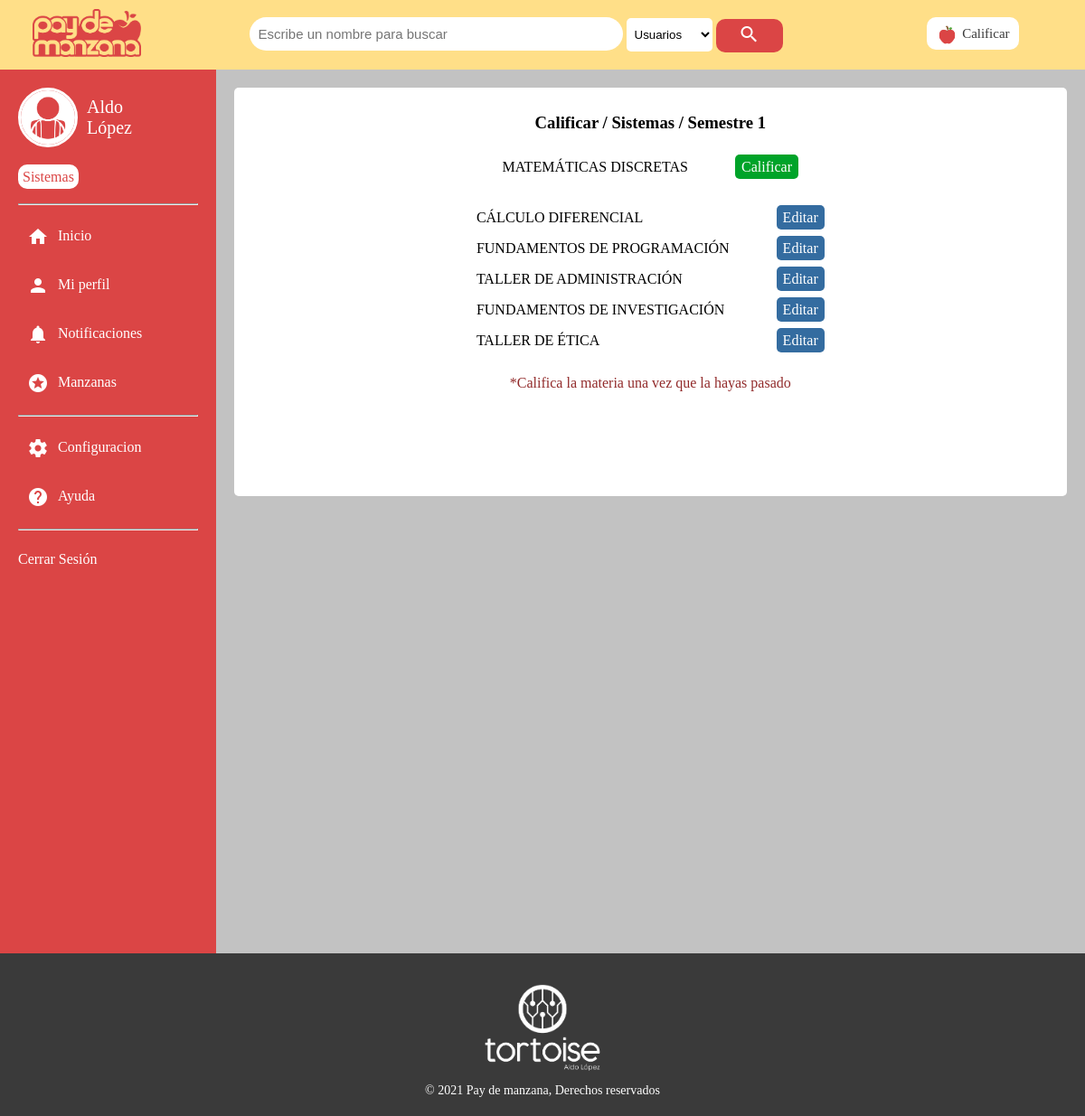
Screenshot of /Calificar/semestre?id=1 (signed in) with the database file from the repository.
### tables this page shows
CREATE TABLE `usuario_presentacion` (
  `Usuario` char(8) NOT NULL,
  `Imagen_ruta` varchar(60) NOT NULL,
  `Descripcion` varchar(500) NOT NULL
);

CREATE TABLE `usuario` (
  `No_control` char(8) NOT NULL,
  `Nombre` varchar(60) NOT NULL,
  `Apellido` varchar(80) NOT NULL,
  `Sexo` enum('Masculino','Femenino','Sin especificar') NOT NULL,
  `Correo` varchar(25) NOT NULL,
  `Carrera` int(11) NOT NULL,
  `Anio_ingreso` year(4) NOT NULL
);

CREATE TABLE `carrera` (
  `Id_carrera` int(11) NOT NULL,
  `Nombre_carrera` varchar(100) DEFAULT NULL,
  `Nombre_corto` varchar(20) DEFAULT NULL,
  `Semestres` int(11) DEFAULT NULL
);

CREATE TABLE `materia` (
  `Id_materia` int(11) NOT NULL,
  `Nombre_materia` varchar(100) NOT NULL,
  `Semestre` int(11) NOT NULL,
  `Carrera` int(11) NOT NULL
);

### model/usuario/ver_perfil.php (called while the page is built, shortened)
<?php
    $sql="SELECT Nombre, Apellido, Carrera FROM usuario WHERE No_control=:usuario";
    $resultado=$base->prepare($sql);
    $resultado->bindValue(":usuario",$usuario);
    $resultado->execute();
    $registro=$resultado->fetch((PDO::FETCH_ASSOC));
    $profilename = $registro["Nombre"] . " " . $registro["Apellido"];
    $carrera = $registro["Carrera"];
    $sql="SELECT Imagen_ruta FROM usuario_presentacion WHERE Usuario=:usuario";
    $resultado=$base->prepare($sql);
    $resultado->bindValue(":usuario",$usuario);
    $resultado->execute();
    $registro=$resultado->fetch((PDO::FETCH_ASSOC));
    $profileimage = $registro["Imagen_ruta"];
    $sql="SELECT * FROM carrera WHERE Id_carrera=:carrera";
    $resultado=$base->prepare($sql);
    $resultado->bindValue(":carrera",$carrera);
    $resultado->execute();
    $registro=$resultado->fetch((PDO::FETCH_ASSOC));
    $profilecareer = $registro["Nombre_corto"];
?>

### model/Calificar/ver_materias.php (the view, shortened to what this page needs)
<?php
    $sql="";
    if(!$calificadas){
        $sql = "SELECT * FROM materia A WHERE A.Carrera = $carrera and A.Semestre = $semestre AND NOT EXISTS(Select Materia From calificacion B Where A.Id_materia = B.Materia AND B.Usuario=:usuario)";
    }else{
        $sql = "SELECT * FROM materia A WHERE A.Carrera = $carrera and A.Semestre = $semestre AND EXISTS(Select Materia From calificacion B Where A.Id_materia = B.Materia AND B.Usuario=:usuario)";
    }
    $resultado=$base->prepare($sql);
    $resultado->bindValue(":usuario",encriptar($usuario));
    $resultado->execute();
    $registros=$resultado->fetchAll((PDO::FETCH_OBJ));
    echo '<table class="materias">';
    foreach($registros as $materias){
        echo '<tr>';
        echo "<td>$materias->Nombre_materia</td>";
        echo "<td>";
        if(!$calificadas){
            echo "<a href=\"calificar?materia=$materias->Id_materia\" class=\"no-calif\">Calificar";
        }else{
            echo "<a href=\"calificar?materia=$materias->Id_materia\" class=\"calif\">Editar";
        }
        echo "</a>";
        echo "</td>";
        echo '</tr>';
    }
    echo "</table>";
?>

### view/common/sidebar/side_folder.php (shortened to what this page needs)
<div class="sidebar" id="sidebar">
    <div class="perfil">
        <div class="nombre">
            <img src="../uploads/profile-images/<?php echo $profileimage; ?>" alt="perfil" width="60px">
            <span><?php echo $profilename; ?></span>
        </div>
        <div class="carrera">
            <span><?php echo $profilecareer; ?></span>
        </div>
    </div>
    <ul>
        <hr>
        <li><a href="../" id="side-inicio"><i class="material-icons">home</i><span class="side-text">Inicio</span></a></li>
        <li><a href="#" id="side-perfil"><i class="material-icons">person</i><span class="side-text">Mi perfil</span></a></li>
        <li><a href="../notificaciones" id="side-notificaciones"><i class="material-icons">notifications</i><span class="side-text">Notificaciones</span>
        </a></li>
        <li><a href="#" id="side-manzanas"><i class="material-icons">stars</i><span class="side-text">Manzanas</span></a></li>
        <hr>
        <li><a href="#" id="side-config"><i class="material-icons">settings</i><span class="side-text">Configuracion</span></a></li>
        <li><a href="#" id="side-ayuda"><i class="material-icons">help</i><span class="side-text">Ayuda</span></a></li>
        <hr>
        <li><a href="../logout" id="side-ayuda"><span class="side-text">Cerrar Sesión</span></a></li>
    </ul>
</div>

### view/Calificar/semestre.php
<div class="espacio">
    <div class="frame">
        <h3>Calificar / <?php echo $profilecareer;?> / Semestre <?php echo $semestre?></h3>
        <?php
            $calificadas=false;
            require("../model/Calificar/ver_materias.php");
            $calificadas=true;
            require("../model/Calificar/ver_materias.php");
        ?>
        <p>*Califica la materia una vez que la hayas pasado</p>
    </div>
</div>

### style/header.css (style rules this page uses)
html { min-height: 100vh; }
body { margin: 0; padding: 0; font-family: ProximaNova-Regular; min-height: 100vh; }
body { padding: 0px 0px; background: #c2c2c2; }
body header { width: 100%; background: #ffdf88; display: -webkit-box; display: -ms-flexbox; display: flex; -webkit-box-align: center; -ms-flex-align: center; align-items: center; }
body header div { display: inline-block; vertical-align: middle; text-align: center; }
body header .barra-top { padding: 10px; width: 100%; }
body header .barra-top .buscar { width: 70%; }
body header .barra-top .buscar input[type="text"], body header .barra-top .buscar input[type="tel"], body header .barra-top .buscar input[type="email"], body header .barra-top .buscar input[type="password"], body header .barra-top .buscar input[type="number"] { background: #FFF; width: 50%; max-width: 1000px; border-radius: 20px; -webkit-box-sizing: border-box; box-sizing: border-box; border: 0px solid #db4545; font-size: 15px; padding: 10px; }
body header .barra-top .buscar select { line-height: 1.3; padding: 10px 5px; -webkit-box-sizing: border-box; box-sizing: border-box; border: 0px solid #db4545; border-radius: 5px; background: #ffffff; }
body header .barra-top .buscar select option { font-weight: normal; padding: 5px; }
body header .barra-top .buscar button { color: #ffffff; border: 0; border-radius: 10px; background: #db4545; padding: 5px 25px; vertical-align: middle; }
body header .barra-top .img { width: 10%; }
body header .barra-top .calificar { width: 15%; }
body header .barra-top .calificar a { font-size: 15px; font-family: Proxima Nova Bold; text-decoration: none; color: #3a3a3a; padding: 10px; border-radius: 10px; border: 0px solid #db4545; background: #FFFFFF; }
body header .barra-top .calificar a img { vertical-align: middle; }

### style/side-bar.css (style rules this page uses)
html { min-height: 100vh; }
body { margin: 0; padding: 0; font-family: ProximaNova-Regular; min-height: 100vh; }
.main .contenido .sidebar { margin: 0px 0px; width: 250px; background: #db4545; color: #FFFFFF; padding: 20px; float: left; overflow: hidden; -ms-flex-wrap: wrap; flex-wrap: wrap; -webkit-box-pack: justify; -ms-flex-pack: justify; justify-content: space-between; }
.main .contenido .sidebar ul { display: block; width: 100%; list-style: none; margin: 10px 0px; text-align: left; list-style-type: none; padding: 0px; height: 100vh; }
.main .contenido .sidebar ul li { width: 100%; margin: 0px; display: block; }
.main .contenido .sidebar ul li a { width: 100%; padding: 15px 0px; display: block; text-decoration: none; color: #FFFFFF; -webkit-transition: padding .3s; transition: padding .3s; }
.main .contenido .sidebar ul li a i { margin: 0px 10px; vertical-align: middle; }
.main .contenido .sidebar .perfil .nombre { width: 70px; height: 70px; display: -webkit-box; display: -ms-flexbox; display: flex; }
.main .contenido .sidebar .perfil .nombre img { width: 60px; height: 60px; border-radius: 50%; border: 3px solid #ffffff; -o-object-fit: cover; object-fit: cover; float: left; }
.main .contenido .sidebar .perfil .nombre span { float: left; margin: 10px 10px; font-size: 20px; vertical-align: middle; -webkit-box-align: center; -ms-flex-align: center; align-items: center; }
.main .contenido .sidebar .carrera { margin: 20px auto; }
.main .contenido .sidebar .carrera span { padding: 5px; border-radius: 10px; background: #ffffff; color: #db4545; font-family: Proxima Nova Bold; }

### style/footer.css (style rules this page uses)
html { min-height: 100vh; }
body { margin: 0; padding: 0; font-family: ProximaNova-Regular; min-height: 100vh; }
footer { text-align: center; width: 100%; background: #3a3a3a; color: #FFFFFF; font-size: 14px; }
footer div { width: 100%; padding: 20px 0px; }
footer div img { width: 150px; display: block; margin: 10px auto; }

### style/Calificar/main.css (style rules this page uses)
.espacio { width: 100%; padding: 20px; -webkit-box-sizing: border-box; box-sizing: border-box; }
.espacio .frame { width: 100%; margin: 0px auto; background: #FFFFFF; padding: 10px 20px 100px 20px; -webkit-box-sizing: border-box; box-sizing: border-box; border-radius: 5px; text-align: center; }

### style/Calificar/semestre.css (style rules this page uses)
html { min-height: 100vh; }
body { margin: 0; padding: 0; font-family: ProximaNova-Regular; min-height: 100vh; }
.frame table { margin: 20px auto; text-align: left; }
.frame table td { padding: 7px 25px; }
.frame table td a { color: #ffffff; text-decoration: none; padding: 5px 7px; border-radius: 5px; }
.frame table td a[class="calif"] { background: #346ca0; }
.frame table td a[class="no-calif"] { background: #00a329; }
.frame p { font-family: Proxima Nova Bold; color: #922b2b; }

### rows the page displays
usuario_presentacion: Imagen_ruta (picture)
usuario: profilename "Aldo López"
carrera: Nombre_corto "Sistemas"
materia: Nombre_materia "MATEMÁTICAS DISCRETAS"
materia: Nombre_materia "CÁLCULO DIFERENCIAL"
materia: Nombre_materia "FUNDAMENTOS DE PROGRAMACIÓN"
materia: Nombre_materia "TALLER DE ADMINISTRACIÓN"
materia: Nombre_materia "FUNDAMENTOS DE INVESTIGACIÓN"
materia: Nombre_materia "TALLER DE ÉTICA"

### other values shown
$semestre "1"
